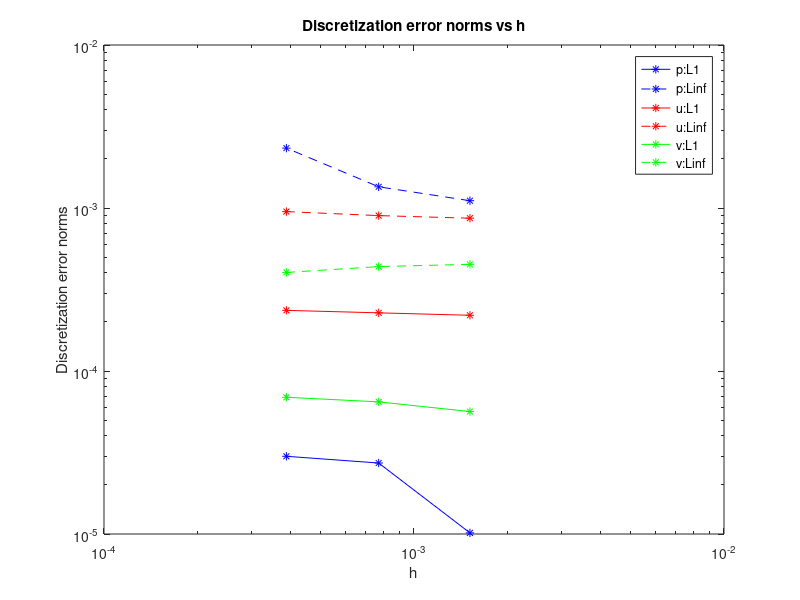
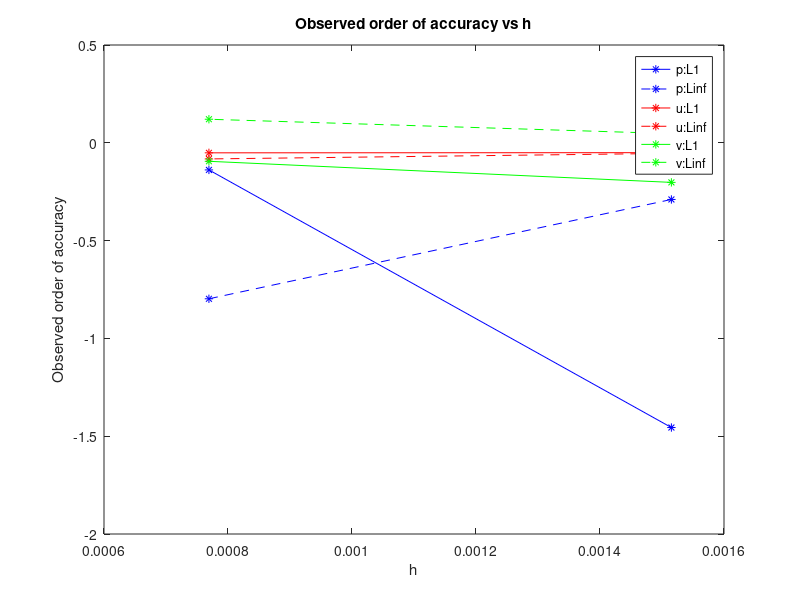

Recreate these plots in MATLAB, in order.
clear;clc;
close all;

% For plotting DE norms and OOA for MMS case
data1=load('33x33_MMS_SGS_CFL_09_Rkap_01_C4_0001_Re100@2011.mat');
data2=load('65x65_MMS_SGS_CFL_09_Rkap_01_C4_0001_Re100@7594.mat');
data3=load('129x129_MMS_SGS_CFL_09_Rkap_01_C4_0001_Re100@29899.mat');

h(1)= data1.xmax/data1.imax;
h(2)= data2.xmax/data2.imax;
h(3)= data3.xmax/data3.imax;

PrL1normvec=[data1.rL1norm(1),data2.rL1norm(1),data3.rL1norm(1)];
UrL1normvec=[data1.rL1norm(2),data2.rL1norm(2),data3.rL1norm(2)];
VrL1normvec=abs([data1.rL1norm(3),data2.rL1norm(3),data3.rL1norm(3)]);

PrLinfnormvec=[data1.rLinfnorm(1),data2.rLinfnorm(1),data3.rLinfnorm(1)];
UrLinfnormvec=[data1.rLinfnorm(2),data2.rLinfnorm(2),data3.rLinfnorm(2)];
VrLinfnormvec=[data1.rLinfnorm(3),data2.rLinfnorm(3),data3.rLinfnorm(3)];



OOA_P_L1vec=[log(PrL1normvec(2)/PrL1normvec(1))/log(h(2)/h(1)),log(PrL1normvec(3)/PrL1normvec(2))/log(h(3)/h(2))];
OOA_P_Linfvec=[log(PrLinfnormvec(2)/PrLinfnormvec(1))/log(h(2)/h(1)),log(PrLinfnormvec(3)/PrLinfnormvec(2))/log(h(3)/h(2))];

OOA_U_L1vec=[log(UrL1normvec(2)/UrL1normvec(1))/log(h(2)/h(1)),log(UrL1normvec(3)/UrL1normvec(2))/log(h(3)/h(2))];
OOA_U_Linfvec=[log(UrLinfnormvec(2)/UrLinfnormvec(1))/log(h(2)/h(1)),log(UrLinfnormvec(3)/UrLinfnormvec(2))/log(h(3)/h(2))];

OOA_V_L1vec=[log(VrL1normvec(2)/VrL1normvec(1))/log(h(2)/h(1)),log(VrL1normvec(3)/VrL1normvec(2))/log(h(3)/h(2))];
OOA_V_Linfvec=[log(VrLinfnormvec(2)/VrLinfnormvec(1))/log(h(2)/h(1)),log(VrLinfnormvec(3)/VrLinfnormvec(2))/log(h(3)/h(2))];

figure()
loglog(h',PrL1normvec','-*b')
hold on
loglog(h',PrLinfnormvec','--*b')
loglog(h',UrL1normvec','- *r')
loglog(h',UrLinfnormvec','--*r')
loglog(h',VrL1normvec','- *g')
loglog(h',VrLinfnormvec','--*g')
legend('p:L1','p:Linf','u:L1','u:Linf','v:L1','v:Linf')
xlabel('h')
ylabel('Discretization error norms')
title('Discretization error norms vs h')
hold off 

figure()
plot(h(1:end-1)',OOA_P_L1vec','-*b')
hold on
plot(h(1:end-1)',OOA_P_Linfvec','--*b')
plot(h(1:end-1)',OOA_U_L1vec','- *r')
plot(h(1:end-1)',OOA_U_Linfvec','--*r')
plot(h(1:end-1)',OOA_V_L1vec','- *g')
plot(h(1:end-1)',OOA_V_Linfvec','--*g')
legend('p:L1','p:Linf','u:L1','u:Linf','v:L1','v:Linf')
xlabel('h')
ylabel('Observed order of accuracy')
title('Observed order of accuracy vs h')
